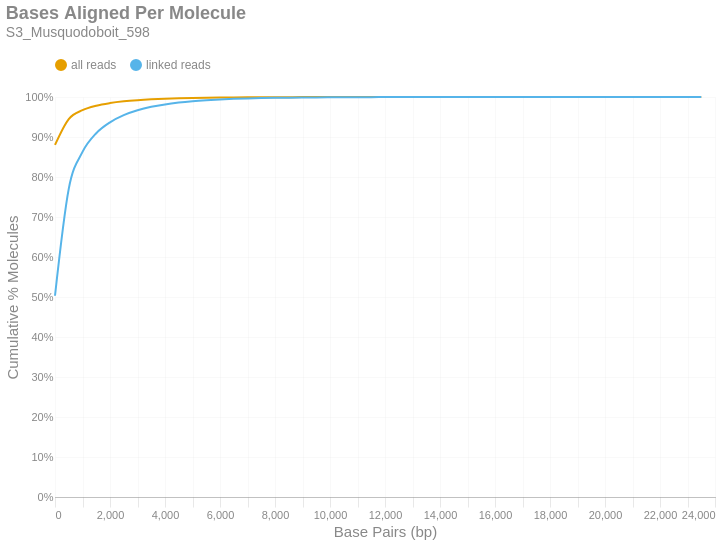

Write notebook code for a chart like this one.
### Markdown cell above
### Bases Aligned Per Molecule
This is a cumulative frequency distribution showing the number of base pairs aligned per unique molecule. These data are shown in 500 bp bins. There are two distributions: one with `all reads` (yellow) and another with only `linked reads` (blue). The percent of molecules in the `linked reads` distribution is relative to the total number of linked molecules.

### Code cell
if SKIPLR:
    print_html(f"Skipped")
else:
    binned_df = consolidated_hist(valids['aligned_bp'], mask, 500, True)
    with SafeRender(binned_df):
        (
            density_plot(binned_df, 'Bases Aligned Per Molecule', samplename, 'basesper')
            .encode(
                x=alt.X('bin:Q', title="Base Pairs (bp)").axis(tickMinStep=500).scale(padding=0),
                y=alt.Y('value:Q', title='Cumulative % Molecules')
                    .axis(format='%')
                    .scale(domain = [0,1])
                    .stack(False),
                color=alt.Color("key:N").scale(domain = ["all reads", "linked reads"]),
                tooltip = [
                    alt.Tooltip("key:N", title = "Data Type"),
                    alt.Tooltip("range_label:N", title="Bases Aligned Per Molecule"),
                    alt.Tooltip("value:Q", format = ".2%", title="% Molecules (Cum.)")
                ]
            )
        ).display()

### Figure 1 — Vega-Lite specification as saved in the notebook (floating-point values rounded to 4 significant figures)
{"width": "container", "height": 400, "config": {"title": {"anchor": "start", "dy": -15, "fontSize": 18, "color": "#888888", "subtitleColor": "#888888", "subtitleFontSize": 14}, "arc": {"fill": "#0072B2"}, "axis": {"domainColor": "#888888", "domainWidth": 0.5, "gridWidth": 0.2, "grid": false, "titleFontWeight": 400, "titleFontSize": 15, "labelFontSize": 11, "labelColor": "#888888", "tickColor": "#888888", "tickWidth": 0.2, "titleColor": "#888888"}, "axisBand": {"grid": false}, "axisX": {"grid": true, "tickSize": 10, "domainCap": "round"}, "axisY": {"domain": false, "grid": true, "tickSize": 0, "domainCap": "round"}, "background": "transparent", "header": {"labelFontSize": 15, "labelColor": "#888888", "titleFontSize": 15, "titleFontWeight": 600, "titleColor": "#888888"}, "legend": {"labelFont": "sans-serif", "labelFontSize": 12, "labelColor": "#888888", "symbolSize": 100, "symbolType": "circle", "titleFontSize": 12, "titlePadding": 10, "titleColor": "#888888", "title": null, "orient": "top"}, "range": {"category": ["#E69F00", "#56B4E9", "#009E73", "#F0E442", "#0072B2", "#D55E00", "#CC79A7", "#000000"], "diverging": ["#cfe8f3", "#a2d4ec", "#73bfe2", "#46abdb", "#1696d2", "#12719e"]}, "area": {"fill": "#0072B2", "fillOpacity": 0.7, "line": true, "strokeOpacity": 0.7}, "line": {"color": "#0072B2", "stroke": "#0072B2", "strokeWidth": 2}, "trail": {"color": "#0072B2", "stroke": "#0072B2", "strokeWidth": 0, "size": 1}, "point": {"filled": true, "fillOpacity": 1.0, "size": 95}, "text": {"color": "#888888", "fontSize": 11, "align": "right", "fontWeight": 400, "size": 11}, "bar": {"fill": "#0072B2", "stroke": null}, "view": {"stroke": null, "continuousWidth": 660, "continuousHeight": 400}}, "data": {"name": "data-d0a605b266e300499e8ec8da704418d5"}, "mark": {"type": "line", "interpolate": "monotone", "point": {"opacity": 0, "size": 275}}, "encoding": {"color": {"field": "key", "scale": {"domain": ["all reads", "linked reads"]}, "type": "nominal"}, "tooltip": [{"field": "key", "title": "Data Type", "type": "nominal"}, {"field": "range_label", "title": "Bases Aligned Per Molecule", "type": "nominal"}, {"field": "value", "format": ".2%", "title": "% Molecules (Cum.)", "type": "quantitative"}], "x": {"axis": {"tickMinStep": 500}, "field": "bin", "scale": {"padding": 0}, "title": "Base Pairs (bp)", "type": "quantitative"}, "y": {"axis": {"format": "%"}, "field": "value", "scale": {"domain": [0, 1]}, "stack": false, "title": "Cumulative % Molecules", "type": "quantitative"}}, "params": [{"name": "param_c36ac31b6afebe62", "select": {"type": "point", "fields": ["key"]}, "bind": "legend"}], "title": {"text": "Bases Aligned Per Molecule", "subtitle": "S3_Musquodoboit_598"}, "transform": [{"fold": ["all reads (cumsum)", "linked reads (cumsum)"]}, {"calculate": "replace(datum.key, ' (cumsum)', '')", "as": "key"}, {"filter": {"param": "param_c36ac31b6afebe62"}}], "usermeta": {"embedOptions": {"downloadFileName": "S3_Musquodoboit_598.basesper"}}, "$schema": "https://vega.github.io/schema/vega-lite/v6.1.0.json", "datasets": {"data-d0a605b266e300499e8ec8da704418d5": [{"bin": "0.0", "interval": "0.0-500.0", "all reads": 0.8801, "linked reads": 0.5031, "all reads (cumsum)": 0.8801, "linked reads (cumsum)": 0.5031, "range_label": "0-499"}, {"bin": "500.0", "interval": "500.0-1000.0", "all reads": 0.0647, "linked reads": 0.2672, "all reads (cumsum)": 0.9448, "linked reads (cumsum)": 0.7703, "range_label": "500-999"}, {"bin": "1000.0", "interval": "1000.0-1500.0", "all reads": 0.02219, "linked reads": 0.09236, "all reads (cumsum)": 0.967, "linked reads (cumsum)": 0.8627, "range_label": "1000-1499"}, {"bin": "1500.0", "interval": "1500.0-2000.0", "all reads": 0.01123, "linked reads": 0.04676, "all reads (cumsum)": 0.9783, "linked reads (cumsum)": 0.9094, "range_label": "1500-1999"}, {"bin": "2000.0", "interval": "2000.0-2500.0", "all reads": 0.006527, "linked reads": 0.02719, "all reads (cumsum)": 0.9848, "linked reads (cumsum)": 0.9366, "range_label": "2000-2499"}, {"bin": "2500.0", "interval": "2500.0-3000.0", "all reads": 0.004307, "linked reads": 0.01794, "all reads (cumsum)": 0.9891, "linked reads (cumsum)": 0.9546, "range_label": "2500-2999"}, {"bin": "3000.0", "interval": "3000.0-3500.0", "all reads": 0.002916, "linked reads": 0.01215, "all reads (cumsum)": 0.992, "linked reads (cumsum)": 0.9667, "range_label": "3000-3499"}, {"bin": "3500.0", "interval": "3500.0-4000.0", "all reads": 0.002079, "linked reads": 0.008662, "all reads (cumsum)": 0.9941, "linked reads (cumsum)": 0.9754, "range_label": "3500-3999"}, {"bin": "4000.0", "interval": "4000.0-4500.0", "all reads": 0.001474, "linked reads": 0.00614, "all reads (cumsum)": 0.9956, "linked reads (cumsum)": 0.9815, "range_label": "4000-4499"}, {"bin": "4500.0", "interval": "4500.0-5000.0", "all reads": 0.001083, "linked reads": 0.004511, "all reads (cumsum)": 0.9966, "linked reads (cumsum)": 0.986, "range_label": "4500-4999"}, {"bin": "5000.0", "interval": "5000.0-5500.0", "all reads": 0.0008089, "linked reads": 0.00337, "all reads (cumsum)": 0.9975, "linked reads (cumsum)": 0.9894, "range_label": "5000-5499"}, {"bin": "5500.0", "interval": "5500.0-6000.0", "all reads": 0.0006083, "linked reads": 0.002534, "all reads (cumsum)": 0.9981, "linked reads (cumsum)": 0.9919, "range_label": "5500-5999"}, {"bin": "6000.0", "interval": "6000.0-6500.0", "all reads": 0.0004621, "linked reads": 0.001925, "all reads (cumsum)": 0.9985, "linked reads (cumsum)": 0.9939, "range_label": "6000-6499"}, {"bin": "6500.0", "interval": "6500.0-7000.0", "all reads": 0.0003744, "linked reads": 0.00156, "all reads (cumsum)": 0.9989, "linked reads (cumsum)": 0.9954, "range_label": "6500-6999"}, {"bin": "7000.0", "interval": "7000.0-7500.0", "all reads": 0.0002574, "linked reads": 0.001072, "all reads (cumsum)": 0.9992, "linked reads (cumsum)": 0.9965, "range_label": "7000-7499"}, {"bin": "7500.0", "interval": "7500.0-8000.0", "all reads": 0.0002002, "linked reads": 0.0008338, "all reads (cumsum)": 0.9994, "linked reads (cumsum)": 0.9973, "range_label": "7500-7999"}, {"bin": "8000.0", "interval": "8000.0-8500.0", "all reads": 0.0001449, "linked reads": 0.0006036, "all reads (cumsum)": 0.9995, "linked reads (cumsum)": 0.9979, "range_label": "8000-8499"}, {"bin": "8500.0", "interval": "8500.0-9000.0", "all reads": 0.0001168, "linked reads": 0.0004867, "all reads (cumsum)": 0.9996, "linked reads (cumsum)": 0.9984, "range_label": "8500-8999"}, {"bin": "9000.0", "interval": "9000.0-9500.0", "all reads": 8.071e-05, "linked reads": 0.0003362, "all reads (cumsum)": 0.9997, "linked reads (cumsum)": 0.9987, "range_label": "9000-9499"}, {"bin": "9500.0", "interval": "9500.0-10000.0", "all reads": 6.722e-05, "linked reads": 0.00028, "all reads (cumsum)": 0.9998, "linked reads (cumsum)": 0.999, "range_label": "9500-9999"}, {"bin": "10000.0", "interval": "10000.0-10500.0", "all reads": 5.287e-05, "linked reads": 0.0002202, "all reads (cumsum)": 0.9998, "linked reads (cumsum)": 0.9992, "range_label": "10000-10499"}, {"bin": "10500.0", "interval": "10500.0-11000.0", "all reads": 3.981e-05, "linked reads": 0.0001658, "all reads (cumsum)": 0.9999, "linked reads (cumsum)": 0.9994, "range_label": "10500-10999"}, {"bin": "11000.0", "interval": "11000.0-11500.0", "all reads": 3.459e-05, "linked reads": 0.0001441, "all reads (cumsum)": 0.9999, "linked reads (cumsum)": 0.9996, "range_label": "11000-11499"}, {"bin": "11500.0", "interval": "11500.0-12000.0", "all reads": 2.785e-05, "linked reads": 0.000116, "all reads (cumsum)": 0.9999, "linked reads (cumsum)": 0.9997, "range_label": "11500-11999"}, {"bin": "12000.0", "interval": "12000.0-12500.0", "all reads": 1.871e-05, "linked reads": 7.794e-05, "all reads (cumsum)": 0.9999, "linked reads (cumsum)": 0.9997, "range_label": "12000-12499"}, {"bin": "12500.0", "interval": "12500.0-13000.0", "all reads": 1.479e-05, "linked reads": 6.163e-05, "all reads (cumsum)": 1.0, "linked reads (cumsum)": 0.9998, "range_label": "12500-12999"}, {"bin": "13000.0", "interval": "13000.0-13500.0", "all reads": 1.023e-05, "linked reads": 4.259e-05, "all reads (cumsum)": 1.0, "linked reads (cumsum)": 0.9999, "range_label": "13000-13499"}, {"bin": "13500.0", "interval": "13500.0-14000.0", "all reads": 9.355e-06, "linked reads": 3.897e-05, "all reads (cumsum)": 1.0, "linked reads (cumsum)": 0.9999, "range_label": "13500-13999"}, {"bin": "14000.0", "interval": "14000.0-14500.0", "all reads": 5.439e-06, "linked reads": 2.266e-05, "all reads (cumsum)": 1.0, "linked reads (cumsum)": 0.9999, "range_label": "14000-14499"}, {"bin": "14500.0", "interval": "14500.0-15000.0", "all reads": 4.569e-06, "linked reads": 1.903e-05, "all reads (cumsum)": 1.0, "linked reads (cumsum)": 0.9999, "range_label": "14500-14999"}, {"bin": "15000.0", "interval": "15000.0-15500.0", "all reads": 3.263e-06, "linked reads": 1.359e-05, "all reads (cumsum)": 1.0, "linked reads (cumsum)": 0.9999, "range_label": "15000-15499"}, {"bin": "15500.0", "interval": "15500.0-16000.0", "all reads": 3.263e-06, "linked reads": 1.359e-05, "all reads (cumsum)": 1.0, "linked reads (cumsum)": 1.0, "range_label": "15500-15999"}, {"bin": "16000.0", "interval": "16000.0-16500.0", "all reads": 2.176e-06, "linked reads": 9.063e-06, "all reads (cumsum)": 1.0, "linked reads (cumsum)": 1.0, "range_label": "16000-16499"}, {"bin": "16500.0", "interval": "16500.0-17000.0", "all reads": 1.523e-06, "linked reads": 6.344e-06, "all reads (cumsum)": 1.0, "linked reads (cumsum)": 1.0, "range_label": "16500-16999"}, {"bin": "17000.0", "interval": "17000.0-17500.0", "all reads": 1.088e-06, "linked reads": 4.531e-06, "all reads (cumsum)": 1.0, "linked reads (cumsum)": 1.0, "range_label": "17000-17499"}, {"bin": "17500.0", "interval": "17500.0-18000.0", "all reads": 1.305e-06, "linked reads": 5.438e-06, "all reads (cumsum)": 1.0, "linked reads (cumsum)": 1.0, "range_label": "17500-17999"}, {"bin": "18000.0", "interval": "18000.0-18500.0", "all reads": 4.351e-07, "linked reads": 1.813e-06, "all reads (cumsum)": 1.0, "linked reads (cumsum)": 1.0, "range_label": "18000-18499"}, {"bin": "18500.0", "interval": "18500.0-19000.0", "all reads": 4.351e-07, "linked reads": 1.813e-06, "all reads (cumsum)": 1.0, "linked reads (cumsum)": 1.0, "range_label": "18500-18999"}, {"bin": "19000.0", "interval": "19000.0-19500.0", "all reads": 6.527e-07, "linked reads": 2.719e-06, "all reads (cumsum)": 1.0, "linked reads (cumsum)": 1.0, "range_label": "19000-19499"}, {"bin": "19500.0", "interval": "19500.0-20000.0", "all reads": 6.527e-07, "linked reads": 2.719e-06, "all reads (cumsum)": 1.0, "linked reads (cumsum)": 1.0, "range_label": "19500-19999"}, {"bin": "20000.0", "interval": "20000.0-20500.0", "all reads": 0.0, "linked reads": 0.0, "all reads (cumsum)": 1.0, "linked reads (cumsum)": 1.0, "range_label": "20000-20499"}, {"bin": "20500.0", "interval": "20500.0-21000.0", "all reads": 2.176e-07, "linked reads": 9.063e-07, "all reads (cumsum)": 1.0, "linked reads (cumsum)": 1.0, "range_label": "20500-20999"}, {"bin": "21000.0", "interval": "21000.0-21500.0", "all reads": 0.0, "linked reads": 0.0, "all reads (cumsum)": 1.0, "linked reads (cumsum)": 1.0, "range_label": "21000-21499"}, {"bin": "21500.0", "interval": "21500.0-22000.0", "all reads": 4.351e-07, "linked reads": 1.813e-06, "all reads (cumsum)": 1.0, "linked reads (cumsum)": 1.0, "range_label": "21500-21999"}, {"bin": "22000.0", "interval": "22000.0-22500.0", "all reads": 0.0, "linked reads": 0.0, "all reads (cumsum)": 1.0, "linked reads (cumsum)": 1.0, "range_label": "22000-22499"}, {"bin": "22500.0", "interval": "22500.0-23000.0", "all reads": 0.0, "linked reads": 0.0, "all reads (cumsum)": 1.0, "linked reads (cumsum)": 1.0, "range_label": "22500-22999"}, {"bin": "23000.0", "interval": "23000.0-23500.0", "all reads": 0.0, "linked reads": 0.0, "all reads (cumsum)": 1.0, "linked reads (cumsum)": 1.0, "range_label": "23000-23499"}, {"bin": "23500.0", "interval": "23500.0-24000.0", "all reads": 2.176e-07, "linked reads": 9.063e-07, "all reads (cumsum)": 1.0, "linked reads (cumsum)": 1.0, "range_label": "23500-23999"}]}}
